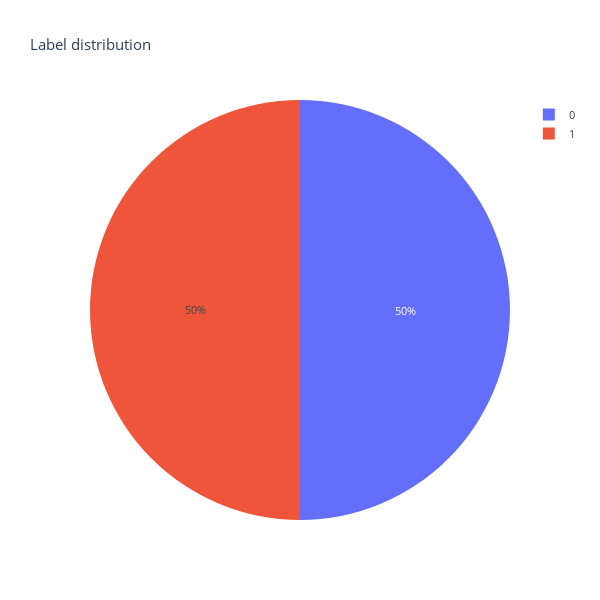

The notebook cell saved with this chart:
### Code cell
labels = (np.array(cnt_lbl.index))
sizes = (np.array((cnt_lbl / cnt_lbl.sum())*100))

trace = go.Pie(labels=labels, values=sizes)
layout = go.Layout(
    title='Label distribution',
    font=dict(size=11),
    width=600,
    height=600,
)
data = [trace]
fig = go.Figure(data=data, layout=layout)
py.iplot(fig, filename="usertype")

### Figure 1 — Plotly figure (JSON) as saved in the notebook; plotly's stock layout.template omitted (floating-point values rounded to 4 significant figures)
{"data": [{"labels": [0, 1], "type": "pie", "values": [50.0, 50.0]}], "layout": {"font": {"size": 11}, "height": 600, "title": {"text": "Label distribution"}, "width": 600}}
